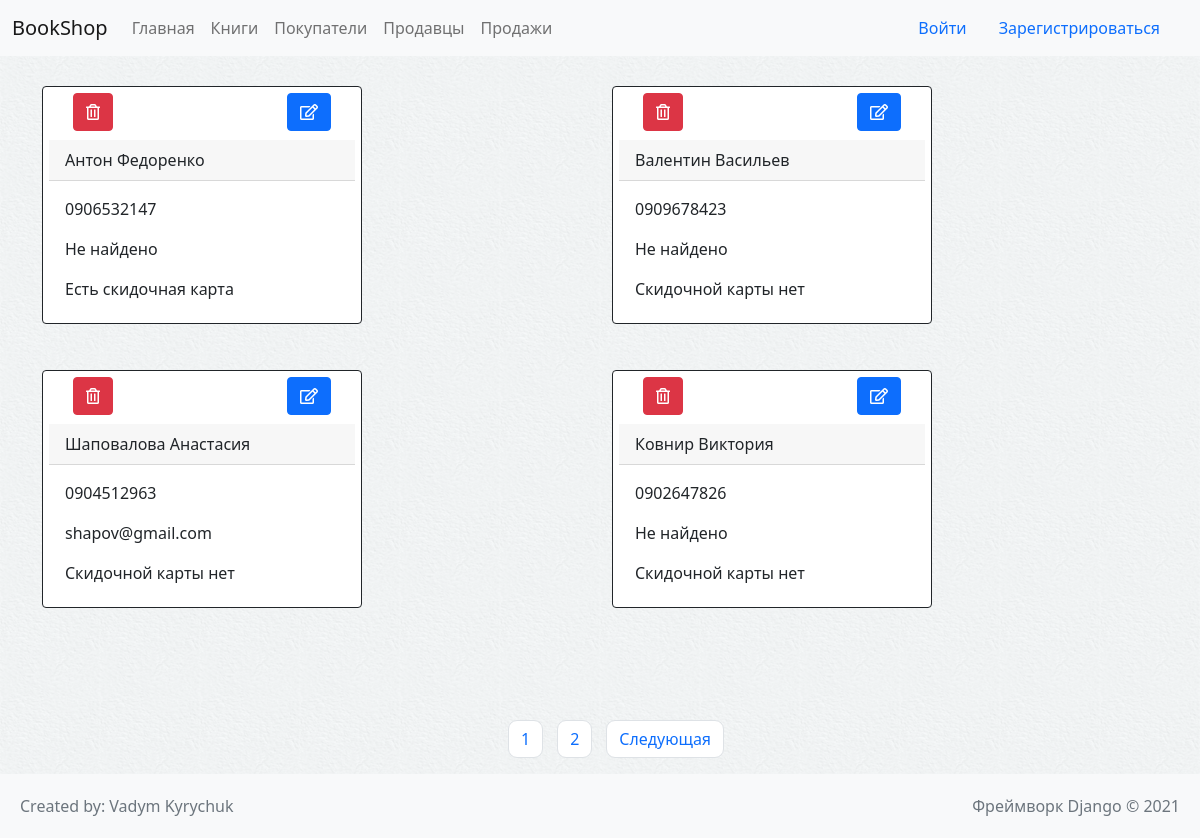
Page /customer on the earlier database version.
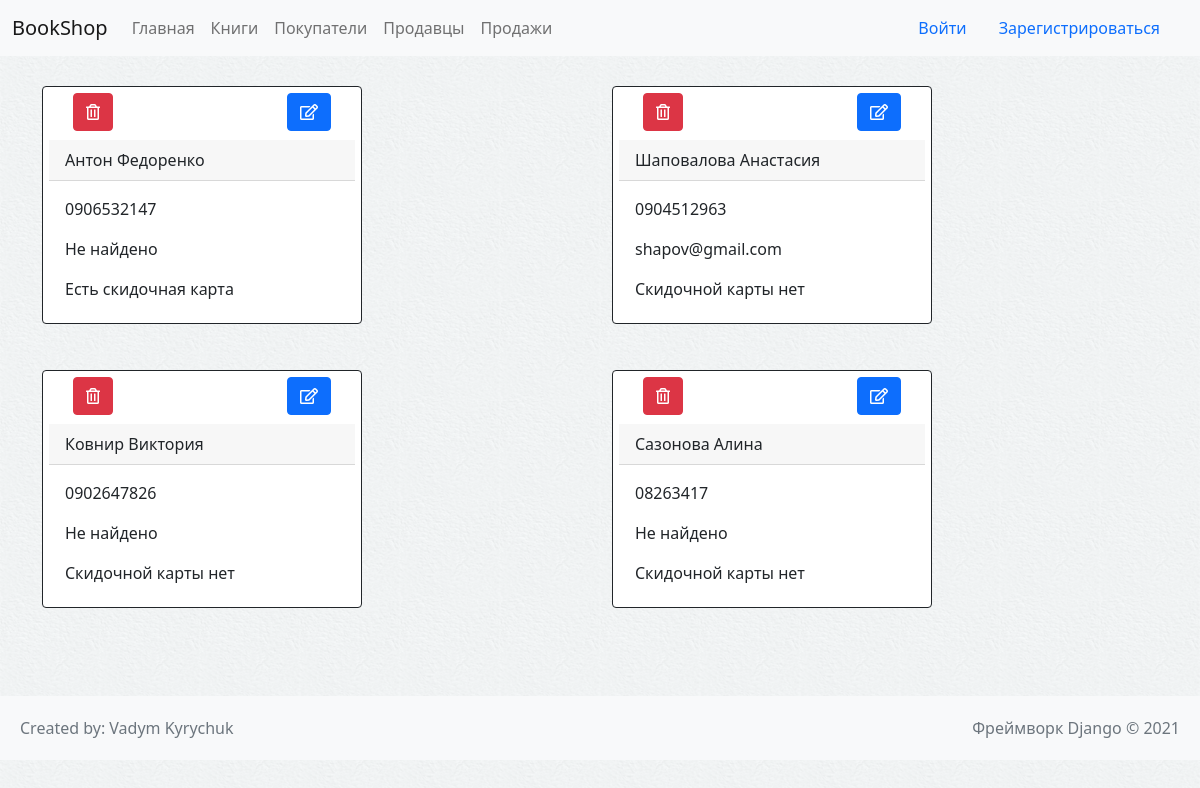
Same page on the later database version.
### books/models.py (models this page shows, shortened)
class Customer(models.Model):
    first_name = models.CharField(max_length=64, blank=False, verbose_name='Имя')
    last_name = models.CharField(max_length=64, blank=False, verbose_name='Фамилия')
    phone = models.CharField(max_length=20, blank=False, unique=True, verbose_name='Номер телефона')
    email = models.EmailField(blank=True, verbose_name='Email')
    discount = models.BooleanField(default=0, blank=False, verbose_name='Скидка')
    class Meta:
        verbose_name = 'Покупатель'
        verbose_name_plural = 'Покупатели'

### books/views.py (the view)
# urls.py: path('customer', customer, name='customer'),
def customer(request):
    if request.POST:
        id_customer = request.POST.get('id', None)
        curr_customer = get_object_or_404(pk=int(id_customer), klass=Customer)
        curr_customer.delete()
        customer = Customer.objects.all()
    else:
        customer = Customer.objects.all()
    return render(request, 'customer.html', {'content': pagination(request, customer)})

### books/views.py (called while the page is built)
def pagination(request, instanse):
    pagin = Paginator(instanse, 4)
    page = request.GET.get('page')
    page_obj = pagin.get_page(page)
    return page_obj

### templates/customer.html (shortened to what this page needs)
{% extends './partials/base.html' %}
{% block content %}
<div class="container" style="min-height: 80vh">
    <div class="row">
        {% for i in content %}
        <div class="col-md-6" style="    margin-top: 30px;">
            <div class="card border-dark mb-3" style="max-width: 20rem; padding:6px">
                <div class="container d-flex justify-content-between" style="margin-bottom:9px">
                <form action="{% url 'customer' %}" method="post">
                    <button class="btn btn-danger">
                                <i class="far fa-trash-alt"></i>
                            </button>
                </form>
                    <form action="{% url 'update_customer' i.id %}" method="get">
                    <button class="btn btn-primary">
                                <i class="far fa-edit"></i>
                            </button>
                </form>
            </div>
                <div class="card-header">{{i.last_name}} {{i.first_name}}</div>
                <div class="card-body text-dark">
                    <p class="card-text">{{i.phone}}</p>
                    <p class="card-text">{% firstof i.email "Не найдено" %}</p>
                    {% if i.discount == True %}
                    <p class="card-text">Есть скидочная карта</p>
                    {% else %}
                    <p class="card-text">Скидочной карты нет</p>
                    {% endif %}
                </div>
            </div>
        </div>
        {% endfor %}
    </div>
</div>
{% include './partials/paginator.html' %}
{% endblock %}

### templates/partials/base.html (shortened to what this page needs)
<!DOCTYPE html>
<html lang="en">
<head>
    {% load static %}
    <link rel="stylesheet" href="https://pro.fontawesome.com/releases/v5.10.0/css/all.css"
/>
    <link rel="stylesheet" href="{% static 'bootstrap.min.css' %}">
    <link rel="stylesheet" href="{% static 'style.css' %}">
</head>
<body>
<nav class="navbar navbar-expand-lg navbar-light bg-light">
    <div class="container-fluid">
        <a class="navbar-brand" href="{% url 'home' %}">BookShop</a>
        <div class="collapse navbar-collapse" id="navbarSupportedContent">
            <ul class="navbar-nav me-auto mb-2 mb-lg-0">
                <li class="nav-item">
                    <a class="nav-link" href="{% url 'home' %}">Главная</a>
                </li>
                <li class="nav-item">
                    <a class="nav-link" href="{% url 'book' %}">Книги</a>
                </li>
                <li class="nav-item">
                    <a class="nav-link" href="{% url 'customer' %}">Покупатели</a>
                </li>
                <li class="nav-item">
                    <a class="nav-link" href="{% url 'seller' %}">Продавцы</a>
                </li>
                <li class="nav-item">
                    <a class="nav-link" href="{% url 'order' %}">Продажи</a>
                </li>
            </ul>
            <div class="container" style="    list-style-type: none;
    display: flex;
    justify-content: flex-end;">
                {% if request.user.is_anonymous %}
                    <li class="nav-item">
                        <a class="nav-link" href="{% url 'login' %}">Войти</a>
                    </li>
                    <li class="nav-item">
                        <a class="nav-link" href="{% url 'register' %}">Зарегистрироваться</a>
                    </li>
                {% endif %}
            </div>
        </div>
    </div>
</nav>
{% block content %}
{% endblock %}
{% include './footer.html' %}
</body>
</html>

### templates/partials/paginator.html (shortened to what this page needs)
<div class="container">
    {% if content.has_other_pages %}
        <nav>
            <ul class="pagination mt-4" style="padding-left: 466px">
                {% for num in content.paginator.page_range %}
                    <li class="page-item {% if request.GET.page == num|stringformat:'i' %} active {% endif %}" style="margin-right: 15px;">
                        {% if num >= content.number|add:-2 and num <= content.number|add:2 %}
                            <a class="page-link" style="border-radius: 9px"
                               href="?page={{ num }}">{{ num }}</a>
                        {% endif %}
                    </li>
                {% endfor %}
                {% if content.has_next %}
                    <li class="page-item" style="margin-right: 15px;">
                        <a class="page-link" style="border-radius: 9px"
                           href="?page={{ content.next_page_number }}">Следующая</a>
                    </li>
                {% endif %}
            </ul>
        </nav>
    {% endif %}
</div>

### templates/partials/footer.html
<footer class="footer bg-light">
    <div class="container-fluid" style="        display: flex;
    justify-content: space-between;
    padding: 20px;
    bottom: 0;
    background-color: #f8f9fa;">
        <span class="text-muted"> Сreated by: Vadym Kyrychuk</span>
        <span class="text-muted"> Фреймворк Django 	&copy; {% now 'Y' %}</span>
    </div>
</footer>

### static/style.css (style rules this page uses)
body { height: 100%; width: 100%; background: url("bg.png"); }

Differences in the rows shown:
removed Customer: last_name "Валентин", first_name "Васильев", phone "0909678423", email "Не найдено", discount "Скидочной карты нет"
now on this page (row unchanged): Customer: last_name "Сазонова", first_name "Алина", phone "08263417", email "Не найдено", discount "Скидочной карты нет"
Other differences:
list line gone: "1"
list line gone: "2"
text no longer shown: "Следующая"
